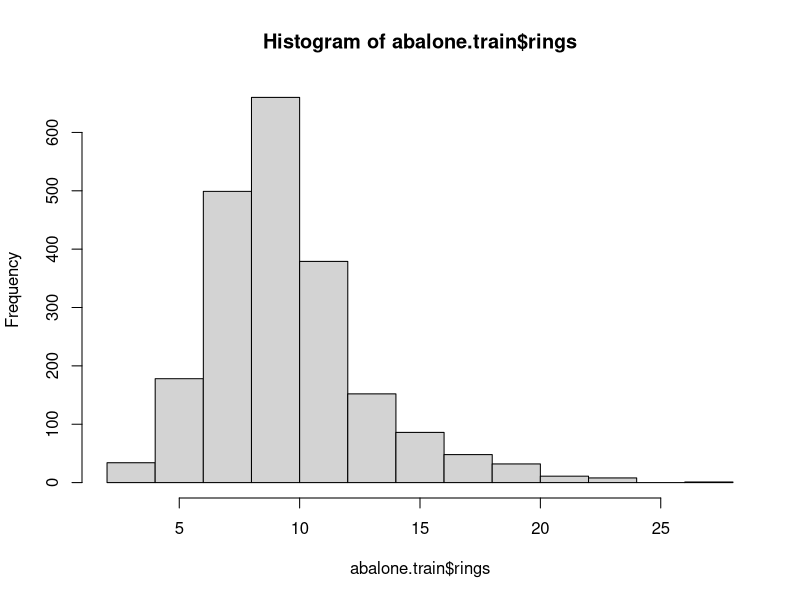
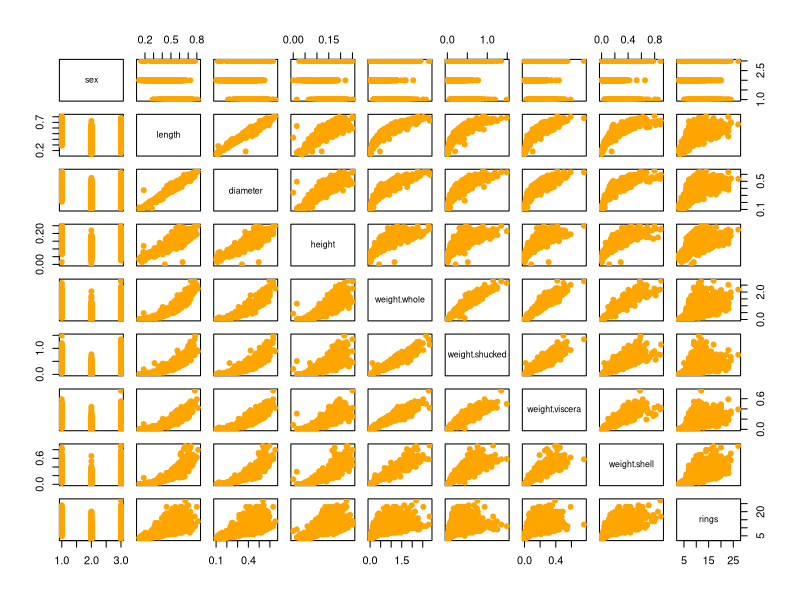
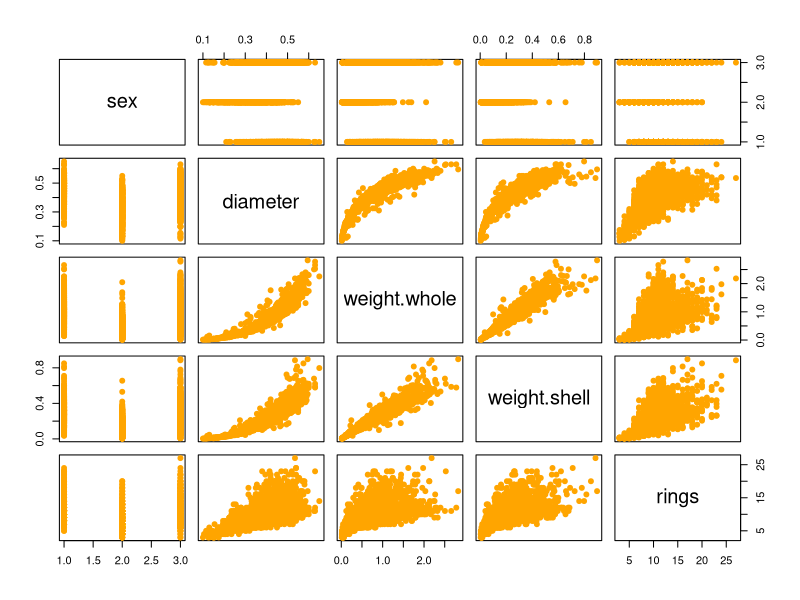
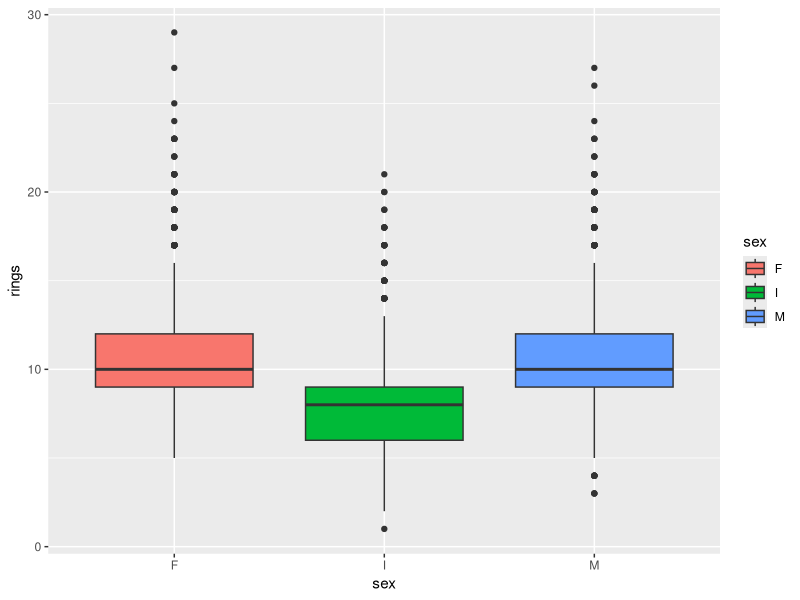
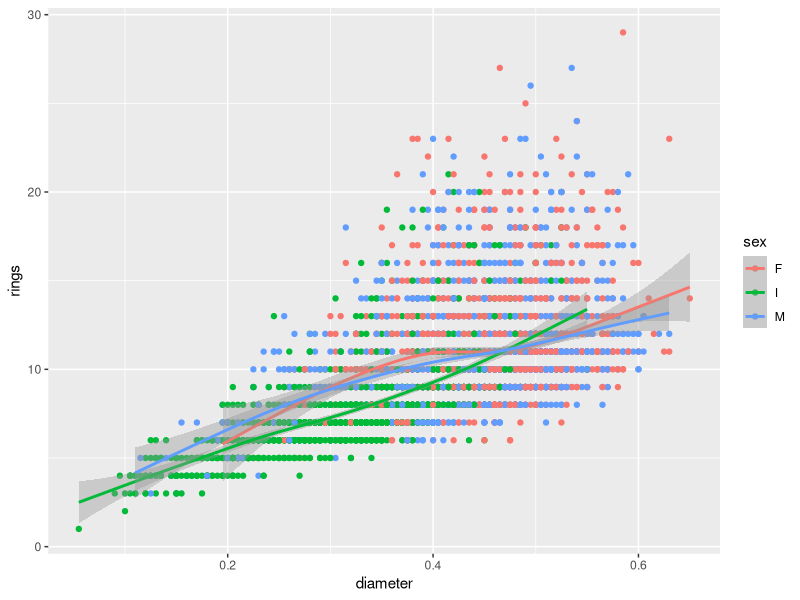
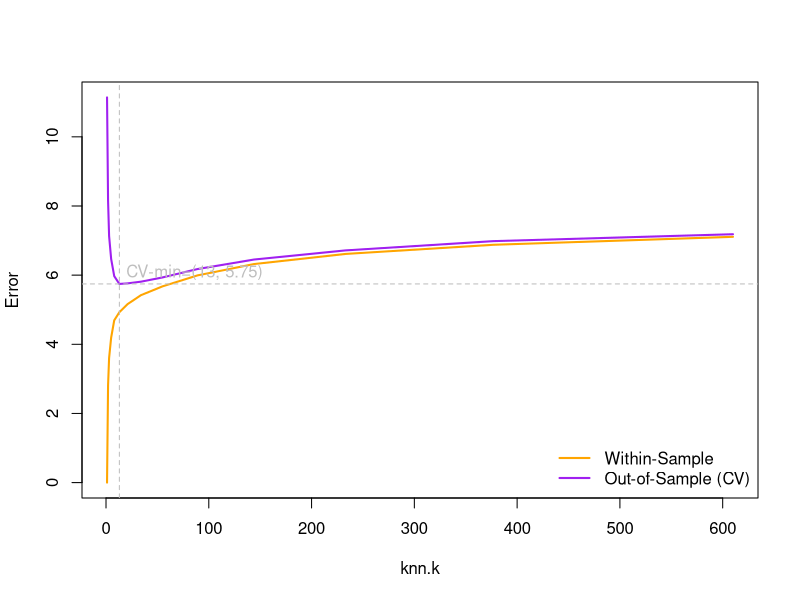
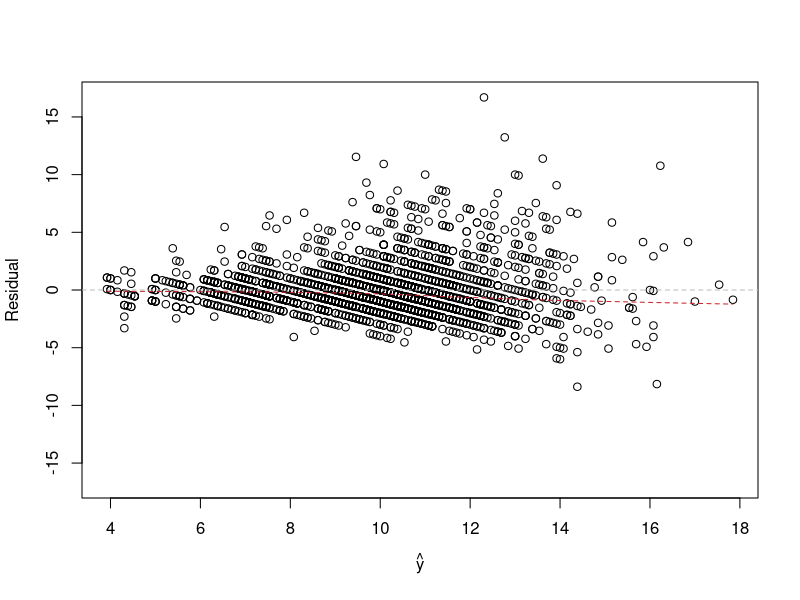
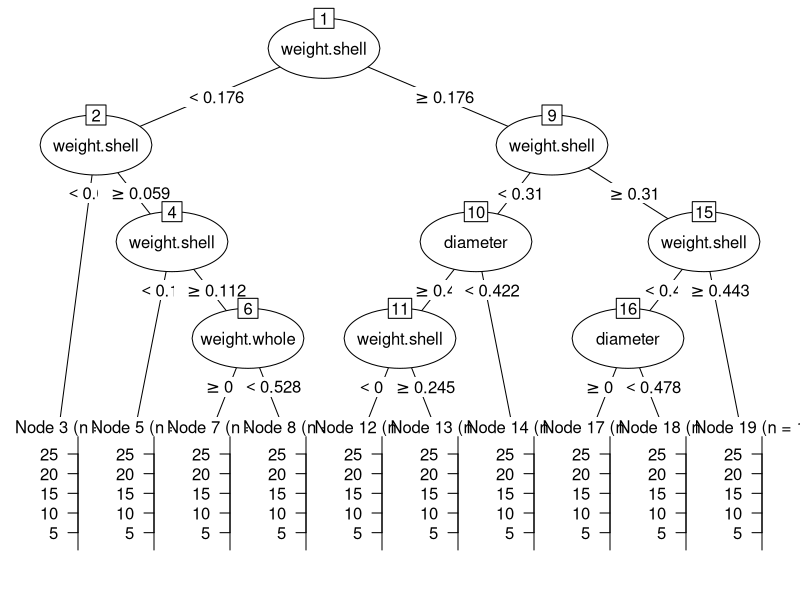

The R script that drew these images, in order:
## ---- chunk 1
knitr::opts_chunk$set(echo = TRUE)
#.libPaths("H:/R")
library(ggplot2)
library(rpart)
library(partykit)
## ---- chunk 2
abalone <- read.csv("abalone.csv")
f <- rings~.
## ---- chunk 3
train.idx <- sample(nrow(abalone), 0.5*nrow(abalone))
abalone.train <- abalone[train.idx, ]
abalone.test  <- abalone[-train.idx, ] ## note the negative indexing to REMOVE instances!
## ---- chunk 4
 summary(abalone.train)
## ---- chunk 5
hist(abalone.train$rings)
## ---- chunk 6
 cor(abalone.train[, -1])
## ---- chunk 7
plot(abalone.train, pch=19, col="orange")
## ---- chunk 8
abalone.train$length <- NULL
abalone.train$height <- NULL
abalone.train$weight.shucked <- NULL
abalone.train$weight.viscera <- NULL

abalone.test$length <- NULL
abalone.test$height <- NULL
abalone.test$weight.shucked <- NULL
abalone.test$weight.viscera <- NULL


## ---- chunk 9
 summary(abalone.train)
## ---- chunk 10
 cor(abalone.train[, -1])
## ---- chunk 11
plot(abalone.train, pch=19, col="orange")
## ---- chunk 12
qplot(sex, rings,
      data = abalone,
      geom = "boxplot",
      fill = sex)
## ---- chunk 13
qplot(diameter, rings, 
      data = abalone, 
      color = sex)  +
  geom_smooth(slope = 1)
## ---- chunk 14
MSE <- function(y, yhat) mean((y - yhat)^2)

RSQ <- function(y, yhat) 1 - sum((y - yhat)^2) / sum((y - mean(y))^2)
## ---- chunk 15
knn <- function(f, data, k=1) {
  known.X <- scale(model.matrix(f, data)[, -1])
  known.y <- model.response(model.frame(f, data))
  
  structure(list(k=k, f=f, known.X=known.X, known.y=known.y), class="knn")
}

predict.knn <- function(knn, newdata) {
  if (class(knn) != "knn") stop("Supplied model was not a k-Nearest Neighbour object")
  
  known.X <- knn$known.X
  known.y <- knn$known.y
  
  X <- scale(model.matrix(knn$f, newdata)[, -1], 
             scale=attr(known.X, "scaled:scale"), 
             center=attr(known.X, "scaled:center"))
  
  k.nearest <- matrix(apply(X, 1, function(X.i, known.X, known.y, k) {
    d <- rowSums(sweep(known.X, 2, X.i)^2)
    known.y[head(order(d), k)]
  }, known.X=known.X, known.y=known.y, k=knn$k), nrow=knn$k)
  
  if (is.factor(known.y)) {
    factor(apply(k.nearest, 2, function(neighbours) {
      t <- table(neighbours)
      names(t[which.max(t)])
    }), levels=levels(known.y), ordered=is.ordered(known.y))
  } else if (is.character(known.y)) {
    apply(k.nearest, 2, function(neighbours) {
      t <- table(neighbours)
      names(t[which.max(t)])
    })
  } else {
    colMeans(k.nearest)
  }
}
## ---- chunk 16

evaluate.knn <- function(f, train, test, error, k) {
  mdl <- knn(f, train, k)
  
  ## extract the known outcomes from the test set
  y <- model.response(model.frame(f, test))
  
  ## obtain the model predictions on the test data
  yhat <- predict(mdl, test)
  
  ## returns the error of the predictions (e.g., MSE)
  error(y, yhat)
}

##honest estimation

evaluate.knn.cv <- function(f, data, K, folds, error, knn.k) {
  mean(sapply(seq(K), function(k) {
    leave.in <- data[folds != k, ] ## data not in our current fold
    hold.out <- data[folds == k, ] ## data in our current fold
    
    evaluate.knn(f, leave.in, hold.out, error, knn.k)
  }))
}

K <- 10
folds <- sample(rep(seq(K), length.out=nrow(abalone.train)))

knn.k <- c(1, 2,3	,5,	8,	13,	21,	34,	55,	89,	144,	233,	377,	610)
wse <- rep(NA, length(knn.k))
cve <- rep(NA, length(knn.k))
for (j in seq_along(knn.k)) {
  wse[j] <- evaluate.knn(f, abalone.train, abalone.train, MSE, knn.k[j])
  cve[j] <- evaluate.knn.cv(f, abalone.train, K, folds, MSE, knn.k[j])
  cat(".")
}
cat("\n")
## ---- chunk 17
plot(knn.k, wse, type="l", lwd=2, col="orange", ylab="Error", ylim=range(c(0, wse, cve)))
lines(knn.k, cve, lwd=2, col="purple")
abline(h=min(cve), lty=2, col="gray")
abline(v=knn.k[which.min(cve)], lty=2, col="gray")
text(knn.k[which.min(cve)], min(cve), sprintf("CV-min=(%d, %.2f)", knn.k[which.min(cve)], min(cve)), col="gray", adj=c(-0.05, -0.5))
legend("bottomright", c("Within-Sample", "Out-of-Sample (CV)"), col=c("orange", "purple"), lwd=2, bty="n")

## ---- chunk 18
k.selected <- knn.k[which.min(cve)]
knn.mdl <- knn(f, abalone.train, k.selected)
yhat.knn <- predict(knn.mdl, abalone.test)

## ---- chunk 19
print(MSE(abalone.test$rings, yhat.knn))
print(RSQ(abalone.test$rings, yhat.knn))
## ---- chunk 20
fitted.residuals.plot <- function(y, yhat, 
                                  main=NULL, 
                                  xlim=NULL, xlab=expression(hat(y)),
                                  ylim=NULL, ylab="Residual",
                                  ...) {
  resid <- y - yhat
  
  if (is.null(ylim)) {
    r <- max(abs(range(resid)))
    ylim <- c(-r, r)
  }
  
  plot(yhat, resid, 
       xlim=xlim, xlab=xlab, 
       ylim=ylim, ylab=ylab, 
       main=main, ...)
  
  lines(lowess(yhat, resid), col="#ce2227", lty=2)
  
  abline(h=0, lty=2, col="gray")
}

## ---- chunk 21
### PUT YOUR CALLS HERE
fitted.residuals.plot(abalone.test$rings, yhat.knn)
## ---- chunk 22
abalone.lm <- lm(f, abalone.train)
yhat.lm <- predict(abalone.lm, abalone.test)

## ---- chunk 23
print(MSE(abalone.test$rings, yhat.lm))
print(RSQ(abalone.test$rings, yhat.lm))

## ---- chunk 24
summary(abalone.lm)

## ---- chunk 25

single.tree <- as.party(rpart(f, abalone.train, cp=0, xval=0, minsplit=350, minbucket = 134))
plot(single.tree)
print(single.tree)

## ---- chunk 26
